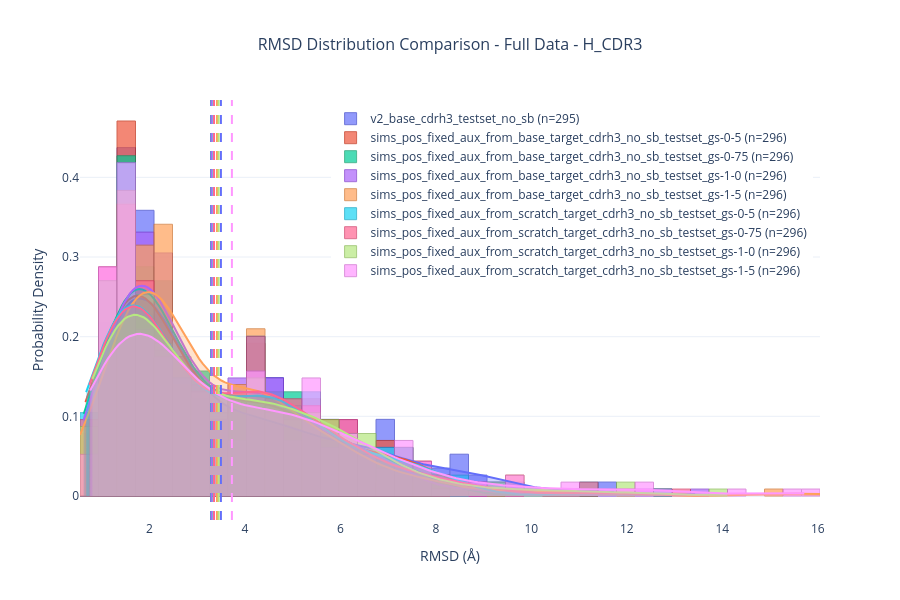

Source (notebook cell):
### Code cell
fig = plot_rmsd_distributions_overlay(
    exps, 
    cdr_target='H_CDR3',
    title="RMSD Distribution Comparison - Full Data",
    value_column='rmsd',  # Default, can be omitted
    show_histogram=True,
    show_kde=True,
    fill_kde=True,
    use_probability_density=True,
    nbins=40,
    value_range=(0,30)
)

### Figure 1 — Plotly figure (JSON) as saved in the notebook; plotly's stock layout.template omitted (floating-point values rounded to 4 significant figures; data arrays with more than 128 entries replaced by an {"elided": "..."} marker saying what was removed)
{"data": [{"histnorm": "probability density", "marker": {"color": "#636EFA", "line": {"color": "rgb(49, 60, 200)", "width": 1}}, "name": "v2_base_cdrh3_testset_no_sb (n=295)", "opacity": 0.7, "showlegend": true, "type": "histogram", "x": {"elided": "295 float values"}, "xbins": {"end": 16.05, "size": 0.3875, "start": 0.545}}, {"fill": "tozeroy", "fillcolor": "rgba(99, 110, 250, 0.3)", "line": {"color": "#636EFA", "width": 2}, "mode": "lines", "name": "v2_base_cdrh3_testset_no_sb KDE", "showlegend": false, "type": "scatter", "x": {"elided": "200 float values"}, "y": {"elided": "200 float values"}}, {"hovertemplate": "<b>v2_base_cdrh3_testset_no_sb Mean</b><br>rmsd: 3.497 Å<extra></extra>", "marker": {"color": "#636EFA", "opacity": 0, "size": 0.1}, "mode": "markers", "name": "v2_base_cdrh3_testset_no_sb_mean_hover", "showlegend": false, "type": "scatter", "x": [3.497], "y": [0]}, {"histnorm": "probability density", "marker": {"color": "#EF553B", "line": {"color": "rgb(189, 35, 9)", "width": 1}}, "name": "sims_pos_fixed_aux_from_base_target_cdrh3_no_sb_testset_gs-0-5 (n=296)", "opacity": 0.7, "showlegend": true, "type": "histogram", "x": {"elided": "296 float values"}, "xbins": {"end": 16.05, "size": 0.3875, "start": 0.545}}, {"fill": "tozeroy", "fillcolor": "rgba(239, 85, 59, 0.3)", "line": {"color": "#EF553B", "width": 2}, "mode": "lines", "name": "sims_pos_fixed_aux_from_base_target_cdrh3_no_sb_testset_gs-0-5 KDE", "showlegend": false, "type": "scatter", "x": {"elided": "200 float values"}, "y": {"elided": "200 float values"}}, {"hovertemplate": "<b>sims_pos_fixed_aux_from_base_target_cdrh3_no_sb_testset_gs-0-5 Mean</b><br>rmsd: 3.343 Å<extra></extra>", "marker": {"color": "#EF553B", "opacity": 0, "size": 0.1}, "mode": "markers", "name": "sims_pos_fixed_aux_from_base_target_cdrh3_no_sb_testset_gs-0-5_mean_hover", "showlegend": false, "type": "scatter", "x": [3.343], "y": [0]}, {"histnorm": "probability density", "marker": {"color": "#00CC96", "line": {"color": "rgb(0, 154, 100)", "width": 1}}, "name": "sims_pos_fixed_aux_from_base_target_cdrh3_no_sb_testset_gs-0-75 (n=296)", "opacity": 0.7, "showlegend": true, "type": "histogram", "x": {"elided": "296 float values"}, "xbins": {"end": 16.05, "size": 0.3875, "start": 0.545}}, {"fill": "tozeroy", "fillcolor": "rgba(0, 204, 150, 0.3)", "line": {"color": "#00CC96", "width": 2}, "mode": "lines", "name": "sims_pos_fixed_aux_from_base_target_cdrh3_no_sb_testset_gs-0-75 KDE", "showlegend": false, "type": "scatter", "x": {"elided": "200 float values"}, "y": {"elided": "200 float values"}}, {"hovertemplate": "<b>sims_pos_fixed_aux_from_base_target_cdrh3_no_sb_testset_gs-0-75 Mean</b><br>rmsd: 3.291 Å<extra></extra>", "marker": {"color": "#00CC96", "opacity": 0, "size": 0.1}, "mode": "markers", "name": "sims_pos_fixed_aux_from_base_target_cdrh3_no_sb_testset_gs-0-75_mean_hover", "showlegend": false, "type": "scatter", "x": [3.291], "y": [0]}, {"histnorm": "probability density", "marker": {"color": "#AB63FA", "line": {"color": "rgb(121, 49, 200)", "width": 1}}, "name": "sims_pos_fixed_aux_from_base_target_cdrh3_no_sb_testset_gs-1-0 (n=296)", "opacity": 0.7, "showlegend": true, "type": "histogram", "x": {"elided": "296 float values"}, "xbins": {"end": 16.05, "size": 0.3875, "start": 0.545}}, {"fill": "tozeroy", "fillcolor": "rgba(171, 99, 250, 0.3)", "line": {"color": "#AB63FA", "width": 2}, "mode": "lines", "name": "sims_pos_fixed_aux_from_base_target_cdrh3_no_sb_testset_gs-1-0 KDE", "showlegend": false, "type": "scatter", "x": {"elided": "200 float values"}, "y": {"elided": "200 float values"}}, {"hovertemplate": "<b>sims_pos_fixed_aux_from_base_target_cdrh3_no_sb_testset_gs-1-0 Mean</b><br>rmsd: 3.299 Å<extra></extra>", "marker": {"color": "#AB63FA", "opacity": 0, "size": 0.1}, "mode": "markers", "name": "sims_pos_fixed_aux_from_base_target_cdrh3_no_sb_testset_gs-1-0_mean_hover", "showlegend": false, "type": "scatter", "x": [3.299], "y": [0]}, {"histnorm": "probability density", "marker": {"color": "#FFA15A", "line": {"color": "rgb(205, 111, 40)", "width": 1}}, "name": "sims_pos_fixed_aux_from_base_target_cdrh3_no_sb_testset_gs-1-5 (n=296)", "opacity": 0.7, "showlegend": true, "type": "histogram", "x": {"elided": "296 float values"}, "xbins": {"end": 16.05, "size": 0.3875, "start": 0.545}}, {"fill": "tozeroy", "fillcolor": "rgba(255, 161, 90, 0.3)", "line": {"color": "#FFA15A", "width": 2}, "mode": "lines", "name": "sims_pos_fixed_aux_from_base_target_cdrh3_no_sb_testset_gs-1-5 KDE", "showlegend": false, "type": "scatter", "x": {"elided": "200 float values"}, "y": {"elided": "200 float values"}}, {"hovertemplate": "<b>sims_pos_fixed_aux_from_base_target_cdrh3_no_sb_testset_gs-1-5 Mean</b><br>rmsd: 3.415 Å<extra></extra>", "marker": {"color": "#FFA15A", "opacity": 0, "size": 0.1}, "mode": "markers", "name": "sims_pos_fixed_aux_from_base_target_cdrh3_no_sb_testset_gs-1-5_mean_hover", "showlegend": false, "type": "scatter", "x": [3.415], "y": [0]}, {"histnorm": "probability density", "marker": {"color": "#19D3F3", "line": {"color": "rgb(0, 161, 193)", "width": 1}}, "name": "sims_pos_fixed_aux_from_scratch_target_cdrh3_no_sb_testset_gs-0-5 (n=296)", "opacity": 0.7, "showlegend": true, "type": "histogram", "x": {"elided": "296 float values"}, "xbins": {"end": 16.05, "size": 0.3875, "start": 0.545}}, {"fill": "tozeroy", "fillcolor": "rgba(25, 211, 243, 0.3)", "line": {"color": "#19D3F3", "width": 2}, "mode": "lines", "name": "sims_pos_fixed_aux_from_scratch_target_cdrh3_no_sb_testset_gs-0-5 KDE", "showlegend": false, "type": "scatter", "x": {"elided": "200 float values"}, "y": {"elided": "200 float values"}}, {"hovertemplate": "<b>sims_pos_fixed_aux_from_scratch_target_cdrh3_no_sb_testset_gs-0-5 Mean</b><br>rmsd: 3.344 Å<extra></extra>", "marker": {"color": "#19D3F3", "opacity": 0, "size": 0.1}, "mode": "markers", "name": "sims_pos_fixed_aux_from_scratch_target_cdrh3_no_sb_testset_gs-0-5_mean_hover", "showlegend": false, "type": "scatter", "x": [3.344], "y": [0]}, {"histnorm": "probability density", "marker": {"color": "#FF6692", "line": {"color": "rgb(205, 52, 96)", "width": 1}}, "name": "sims_pos_fixed_aux_from_scratch_target_cdrh3_no_sb_testset_gs-0-75 (n=296)", "opacity": 0.7, "showlegend": true, "type": "histogram", "x": {"elided": "296 float values"}, "xbins": {"end": 16.05, "size": 0.3875, "start": 0.545}}, {"fill": "tozeroy", "fillcolor": "rgba(255, 102, 146, 0.3)", "line": {"color": "#FF6692", "width": 2}, "mode": "lines", "name": "sims_pos_fixed_aux_from_scratch_target_cdrh3_no_sb_testset_gs-0-75 KDE", "showlegend": false, "type": "scatter", "x": {"elided": "200 float values"}, "y": {"elided": "200 float values"}}, {"hovertemplate": "<b>sims_pos_fixed_aux_from_scratch_target_cdrh3_no_sb_testset_gs-0-75 Mean</b><br>rmsd: 3.352 Å<extra></extra>", "marker": {"color": "#FF6692", "opacity": 0, "size": 0.1}, "mode": "markers", "name": "sims_pos_fixed_aux_from_scratch_target_cdrh3_no_sb_testset_gs-0-75_mean_hover", "showlegend": false, "type": "scatter", "x": [3.352], "y": [0]}, {"histnorm": "probability density", "marker": {"color": "#B6E880", "line": {"color": "rgb(132, 182, 78)", "width": 1}}, "name": "sims_pos_fixed_aux_from_scratch_target_cdrh3_no_sb_testset_gs-1-0 (n=296)", "opacity": 0.7, "showlegend": true, "type": "histogram", "x": {"elided": "296 float values"}, "xbins": {"end": 16.05, "size": 0.3875, "start": 0.545}}, {"fill": "tozeroy", "fillcolor": "rgba(182, 232, 128, 0.3)", "line": {"color": "#B6E880", "width": 2}, "mode": "lines", "name": "sims_pos_fixed_aux_from_scratch_target_cdrh3_no_sb_testset_gs-1-0 KDE", "showlegend": false, "type": "scatter", "x": {"elided": "200 float values"}, "y": {"elided": "200 float values"}}, {"hovertemplate": "<b>sims_pos_fixed_aux_from_scratch_target_cdrh3_no_sb_testset_gs-1-0 Mean</b><br>rmsd: 3.449 Å<extra></extra>", "marker": {"color": "#B6E880", "opacity": 0, "size": 0.1}, "mode": "markers", "name": "sims_pos_fixed_aux_from_scratch_target_cdrh3_no_sb_testset_gs-1-0_mean_hover", "showlegend": false, "type": "scatter", "x": [3.449], "y": [0]}, {"histnorm": "probability density", "marker": {"color": "#FF97FF", "line": {"color": "rgb(205, 101, 205)", "width": 1}}, "name": "sims_pos_fixed_aux_from_scratch_target_cdrh3_no_sb_testset_gs-1-5 (n=296)", "opacity": 0.7, "showlegend": true, "type": "histogram", "x": {"elided": "296 float values"}, "xbins": {"end": 16.05, "size": 0.3875, "start": 0.545}}, {"fill": "tozeroy", "fillcolor": "rgba(255, 151, 255, 0.3)", "line": {"color": "#FF97FF", "width": 2}, "mode": "lines", "name": "sims_pos_fixed_aux_from_scratch_target_cdrh3_no_sb_testset_gs-1-5 KDE", "showlegend": false, "type": "scatter", "x": {"elided": "200 float values"}, "y": {"elided": "200 float values"}}, {"hovertemplate": "<b>sims_pos_fixed_aux_from_scratch_target_cdrh3_no_sb_testset_gs-1-5 Mean</b><br>rmsd: 3.727 Å<extra></extra>", "marker": {"color": "#FF97FF", "opacity": 0, "size": 0.1}, "mode": "markers", "name": "sims_pos_fixed_aux_from_scratch_target_cdrh3_no_sb_testset_gs-1-5_mean_hover", "showlegend": false, "type": "scatter", "x": [3.727], "y": [0]}], "layout": {"barmode": "overlay", "height": 600, "legend": {"x": 0.99, "xanchor": "right", "y": 0.99, "yanchor": "top"}, "shapes": [{"line": {"color": "#636EFA", "dash": "dash", "width": 2}, "type": "line", "x0": 3.497, "x1": 3.497, "xref": "x", "y0": 0, "y1": 1, "yref": "y domain"}, {"line": {"color": "#EF553B", "dash": "dash", "width": 2}, "type": "line", "x0": 3.343, "x1": 3.343, "xref": "x", "y0": 0, "y1": 1, "yref": "y domain"}, {"line": {"color": "#00CC96", "dash": "dash", "width": 2}, "type": "line", "x0": 3.291, "x1": 3.291, "xref": "x", "y0": 0, "y1": 1, "yref": "y domain"}, {"line": {"color": "#AB63FA", "dash": "dash", "width": 2}, "type": "line", "x0": 3.299, "x1": 3.299, "xref": "x", "y0": 0, "y1": 1, "yref": "y domain"}, {"line": {"color": "#FFA15A", "dash": "dash", "width": 2}, "type": "line", "x0": 3.415, "x1": 3.415, "xref": "x", "y0": 0, "y1": 1, "yref": "y domain"}, {"line": {"color": "#19D3F3", "dash": "dash", "width": 2}, "type": "line", "x0": 3.344, "x1": 3.344, "xref": "x", "y0": 0, "y1": 1, "yref": "y domain"}, {"line": {"color": "#FF6692", "dash": "dash", "width": 2}, "type": "line", "x0": 3.352, "x1": 3.352, "xref": "x", "y0": 0, "y1": 1, "yref": "y domain"}, {"line": {"color": "#B6E880", "dash": "dash", "width": 2}, "type": "line", "x0": 3.449, "x1": 3.449, "xref": "x", "y0": 0, "y1": 1, "yref": "y domain"}, {"line": {"color": "#FF97FF", "dash": "dash", "width": 2}, "type": "line", "x0": 3.727, "x1": 3.727, "xref": "x", "y0": 0, "y1": 1, "yref": "y domain"}], "title": {"font": {"size": 16}, "text": "RMSD Distribution Comparison - Full Data - H_CDR3", "x": 0.5, "xanchor": "center"}, "width": 900, "xaxis": {"title": {"text": "RMSD (Å)"}}, "yaxis": {"title": {"text": "Probability Density"}}}}
